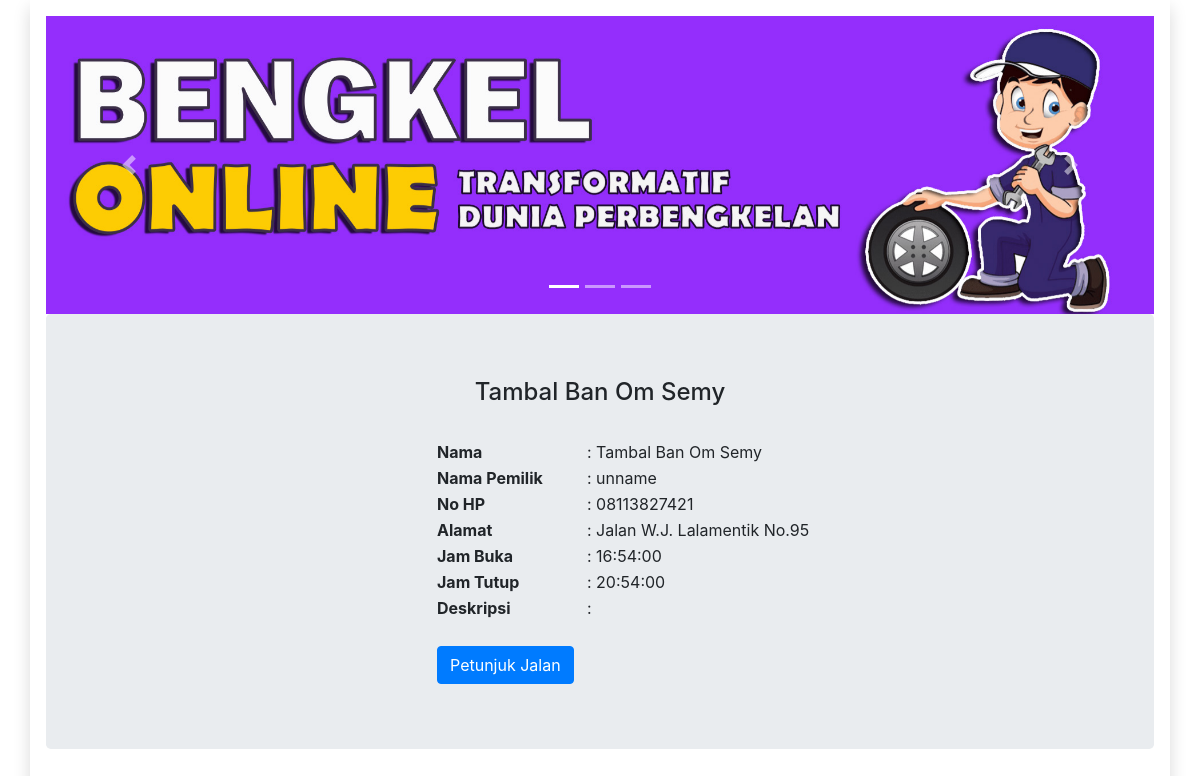
Page /detail_bengkel.php?id=2 on the committed database.
### tables this page shows
CREATE TABLE `bengkel` (
  `id_bengkel` int(6) NOT NULL,
  `image` varchar(100) NOT NULL,
  `nama_bengkel` text NOT NULL,
  `nama_pemilik` text NOT NULL,
  `no_hp` varchar(15) NOT NULL,
  `alamat` text NOT NULL,
  `jam_buka` time NOT NULL,
  `jam_tutup` time NOT NULL
);

### detail_bengkel.php (the view, shortened to what this page needs)
<!DOCTYPE html>
<html lang="en">
<head>
   <link rel="stylesheet" href="https://maxcdn.bootstrapcdn.com/bootstrap/4.5.2/css/bootstrap.min.css">
</head>
<body class="color-change-3x">
   <div class="container  shadow p-3 mb-3 bg-white">
      <div id="demo" class="carousel slide" data-ride="carousel">
         <ul class="carousel-indicators">
            <li data-target="#demo" data-slide-to="0" class="active"></li>
            <li data-target="#demo" data-slide-to="1"></li>
            <li data-target="#demo" data-slide-to="2"></li>
         </ul>
         <div class="carousel-inner">
            <div class="carousel-item active">
               <img src="image/01.jpg" width="100%" height="100%" alt="Bengkel">
            </div>
         </div>
         <a class="carousel-control-prev" href="#demo" data-slide="prev">
            <span class="carousel-control-prev-icon"></span>
         </a>
         <a class="carousel-control-next" href="#demo" data-slide="next">
            <span class="carousel-control-next-icon"></span>
         </a>
      </div>
      <?php
      include "superadmin/konektor.php";
      $id_bengkel = $_GET['id'];
      $bengkel = mysqli_fetch_assoc(mysqli_query($konektor, "SELECT * FROM bengkel WHERE id_bengkel = '$id_bengkel'"));
      ?>
      <div class="jumbotron text-center">
         <h4><?= $bengkel['nama_bengkel'] ?></h4>
         <br>
         <div class="row">
            <div class="col-sm-4">
            </div>
            <div class="col-sm-8">
               <table>
                  <tr>
                     <th width="150px" style="text-align: left">Nama</th>
                     <td style="text-align: left">: <?= $bengkel['nama_bengkel'] ?></td>
                  </tr>
                  <tr>
                     <th width="150px" style="text-align: left">Nama Pemilik</th>
                     <td style="text-align: left">: <?= $bengkel['nama_pemilik'] ?></td>
                  </tr>
                  <tr>
                     <th width="150px" style="text-align: left">No HP</th>
                     <td style="text-align: left">: <?= $bengkel['no_hp'] ?></td>
                  </tr>
                  <tr>
                     <th width="150px" style="text-align: left">Alamat</th>
                     <td style="text-align: left">: <?= $bengkel['alamat'] ?></td>
                  </tr>
                  <tr>
                     <th width="150px" style="text-align: left">Jam Buka</th>
                     <td style="text-align: left">: <?= $bengkel['jam_buka'] ?></td>
                  </tr>
                  <tr>
                     <th width="150px" style="text-align: left">Jam Tutup</th>
                     <td style="text-align: left">: <?= $bengkel['jam_tutup'] ?></td>
                  </tr>
                  <tr>
                     <th width="150px" style="text-align: left">Deskripsi</th>
                     <td style="text-align: left">:
                     </td>
                  </tr>
                  <tr>
                     <?php
                     $lok = mysqli_fetch_assoc(mysqli_query($konektor, "SELECT * FROM lokasi_bengkel, bengkel WHERE bengkel.id_bengkel = lokasi_bengkel.id_bengkel AND lokasi_bengkel.id_bengkel = '" . $bengkel['id_bengkel'] . "'"))
                     ?>
                     <th colspan="2" width="150px" style="text-align: left"> <br> <a href="https://www.google.com/maps/place/<?= $lok['latitude'] ?>,<?= $lok['longitude'] ?>" class="btn btn-primary" style="float: left"> Petunjuk Jalan</a></th>
                  </tr>
               </table>
            </div>
         </div>
      </div>
</body>
</html>

### detail_bengkel.php (style rules this page uses)
.color-change-3x { -webkit-animation: color-change-3x 4s linear infinite alternate both; animation: color-change-3x 4s linear infinite alternate both; }

### rows in the picture
bengkel: nama_bengkel "Tambal Ban Om Semy", nama_pemilik "unname", no_hp "08113827421", alamat "Jalan W.J. Lalamentik No.95", jam_buka "16:54:00", jam_tutup "20:54:00"
